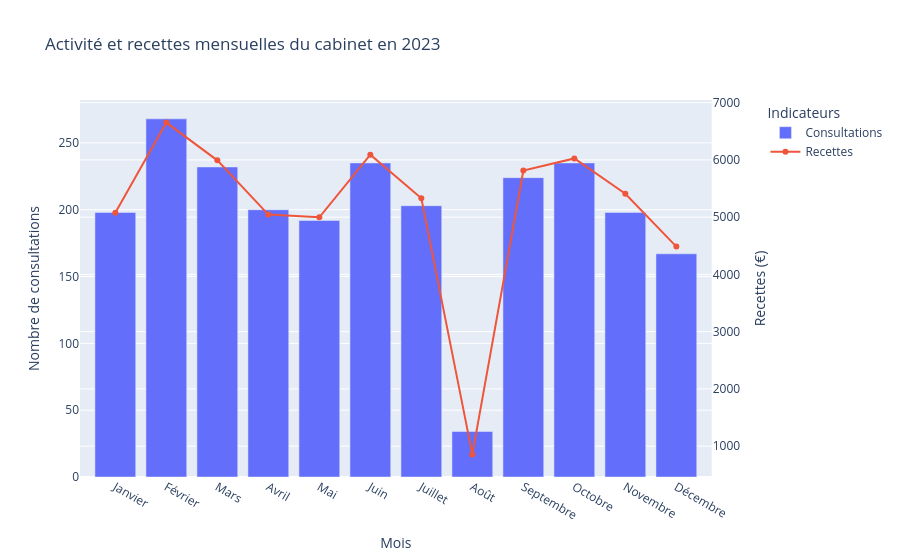

This figure's notebook cell:
### Code cell
# Visualisation mensuelle activité / recettes
plot_activite_recettes(activite_mensuelle_2023, 2023)

### Figure 1 — Plotly figure (JSON) as saved in the notebook; plotly's stock layout.template omitted (floating-point values rounded to 4 significant figures)
{"data": [{"name": "Consultations", "type": "bar", "x": ["Janvier", "Février", "Mars", "Avril", "Mai", "Juin", "Juillet", "Août", "Septembre", "Octobre", "Novembre", "Décembre"], "xaxis": "x", "y": [198.0, 268.0, 232.0, 200.0, 192.0, 235.0, 203.0, 34.0, 224.0, 235.0, 198.0, 167.0], "yaxis": "y"}, {"mode": "lines+markers", "name": "Recettes", "type": "scatter", "x": ["Janvier", "Février", "Mars", "Avril", "Mai", "Juin", "Juillet", "Août", "Septembre", "Octobre", "Novembre", "Décembre"], "xaxis": "x", "y": [5076.0, 6652.0, 5992.0, 5046.0, 4998.0, 6092.0, 5332.0, 856.0, 5814.0, 6026.0, 5410.0, 4486.0], "yaxis": "y2"}], "layout": {"legend": {"title": {"text": "Indicateurs"}}, "title": {"text": "Activité et recettes mensuelles du cabinet en 2023"}, "xaxis": {"anchor": "y", "domain": [0, 0.94], "title": {"text": "Mois"}}, "yaxis": {"anchor": "x", "domain": [0, 1], "title": {"text": "Nombre de consultations"}}, "yaxis2": {"anchor": "x", "overlaying": "y", "side": "right", "title": {"text": "Recettes (€)"}}}}
